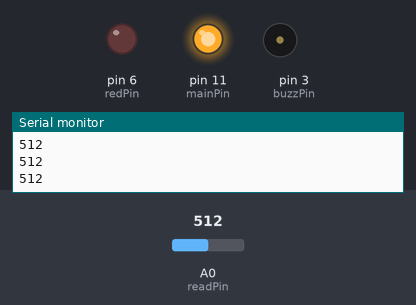
The sketch below on a simulated Arduino Uno, built with avr-gcc and run on an emulated ATmega328P. On the bench: output pins drawn as LEDs (lit = HIGH), buzzer (waves = sounding), the last lines printed to the serial monitor. Dashed ring = blinking. The test bench sets the inputs (shaded band); at power-on: A0 (readPin) = 512.

Above: at 1.2 s.
1.3 s: A0 (readPin) set to 986
2.8 s: A0 (readPin) set to 1013
At 3.07 s:
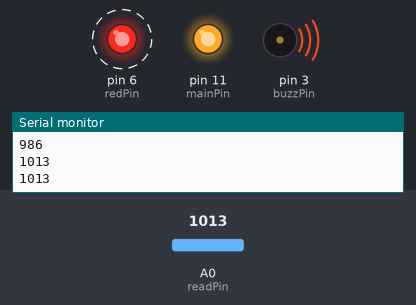
5.8 s: A0 (readPin) set to 990
At 6.2 s:
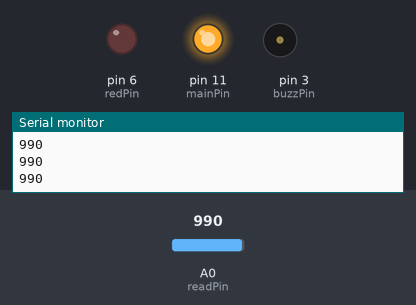
7.3 s: A0 (readPin) set to 1010
At 7.56 s:
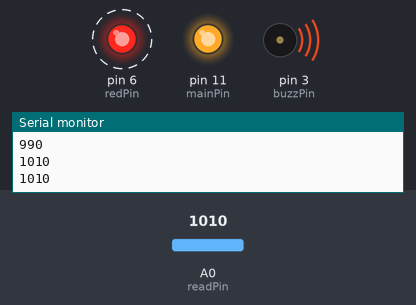
Timing chart, 0 to 11.3 s (numbered marks = the images above; inputs shaded):
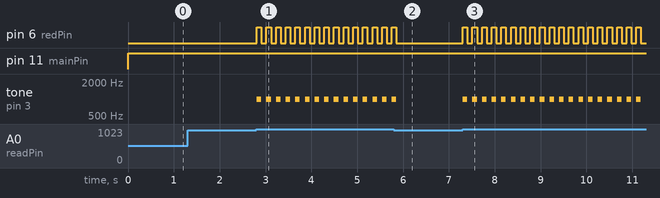

Measured:
- the behaviour switches between 1000 and 1001 on A0 (readPin) (found by bisection; images 0 and 1)
- after the input at 2.8 s, pin 6 (redPin): alternates HIGH for 0.10 s and LOW for 0.11 s, starting at once; tone on pin 3 (buzzPin): alternates 1000 Hz for 0.10 s and silent for 0.11 s, starting at once
- after the input at 5.8 s, pin 6 (redPin): goes on until 5.9 s, then stays LOW; tone on pin 3 (buzzPin): goes on until 5.9 s, then stays silent
- after the input at 7.3 s, pin 6 (redPin): alternates HIGH for 0.10 s and LOW for 0.11 s, starting at once; tone on pin 3 (buzzPin): alternates 1000 Hz for 0.10 s and silent for 0.11 s, starting at once

The sketch:

008-Alarm.ino
```cpp
int buzzPin=3;
int readPin=A0;
int mainPin=11;
int redPin=6;
int read;
int wait=10;
int waitT=100;


void setup() {
  // put your setup code here, to run once:
  pinMode(buzzPin, OUTPUT);
  pinMode(readPin, INPUT);
  pinMode(mainPin, OUTPUT);
  pinMode(redPin, OUTPUT);
  Serial.begin(9600);
}

void loop() {
  // put your main code here, to run repeatedly:
  digitalWrite(mainPin, HIGH);
  read=analogRead(readPin);
  Serial.println(read);

  if (read>1000)  {
    tone(buzzPin, 1000);
    digitalWrite(redPin, HIGH);
    delay(waitT);
    noTone(buzzPin);
    digitalWrite(redPin, LOW);
    delay(waitT);
  }

  if (read<1000)  {

  }

  delay(wait);
}
```
